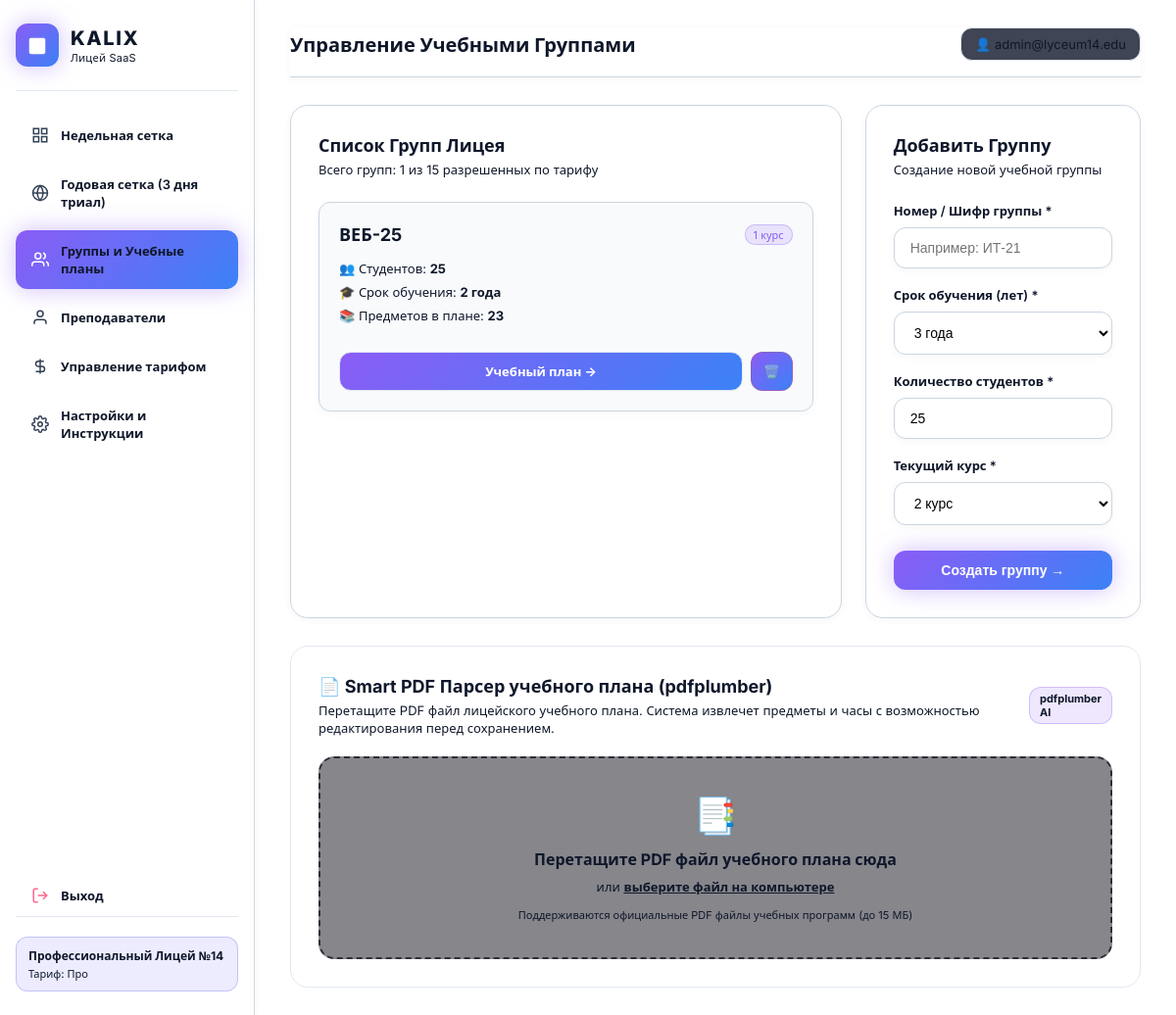
The app's page /groups (signed in) with its own data.
### core_schema.py (models this page shows, shortened)
class StudentGroup(Base):
    __tablename__ = "student_groups"
    id = Column(Integer, primary_key=True, autoincrement=True)
    lyceum_id = Column(Integer, ForeignKey("lyceums.id", ondelete="CASCADE"), nullable=False)
    name = Column(String(50), nullable=False)
    course_year = Column(Integer, default=1)
    student_count = Column(Integer, default=25)
    years_of_study = Column(Integer, default=3)
    group_number = synonym("name")
    lyceum = relationship("Lyceum", back_populates="groups")
    curriculum = relationship("SubjectCurriculum", back_populates="group", cascade="all, delete-orphan")
    assignments = relationship("ScheduleAssignment", back_populates="group", cascade="all, delete-orphan")
    @property
    def subjects(self):
        return self.curriculum

### groups.py (the view)
@groups_bp.route("/groups", methods=["GET"])
@login_required
def groups_list():
    lyceum_id = session.get("lyceum_id")
    groups = Group.query.filter_by(lyceum_id=lyceum_id).order_by(Group.group_number).all()
    return render_template("groups_list.html", groups=groups, active_page="groups")

### auth.py (called while the page is built)
def login_required(f: Callable) -> Callable:
    @wraps(f)
    def decorated_function(*args: Any, **kwargs: Any) -> Any:
        if "user_id" not in session:
            flash("Пожалуйста, войдите в систему для доступа к этой странице.", "error")
            return redirect(url_for("auth.login", next=request.url))
        return f(*args, **kwargs)
    return decorated_function

### templates/groups_list.html (shortened to what this page needs)
{% extends 'base.html' %}
{% block page_title %}Управление Учебными Группами{% endblock %}
{% block content %}
<div class="groups-layout">
  <section class="card groups-card">
    <div class="card-header">
      <h3 class="card-title">Список Групп Лицея</h3>
      <p class="card-subtitle">Всего групп: {{ groups|length }} из {{ session.get('group_limit', 5) }} разрешенных по тарифу</p>
    </div>
    {% if groups %}
      <div class="groups-grid">
        {% for g in groups %}
          <div class="group-item-card">
            <div class="group-header">
              <span class="group-number">{{ g.group_number }}</span>
              <span class="group-badge">{{ g.course_year }} курс</span>
            </div>
            <div class="group-info">
              <div>👥 Студентов: <strong>{{ g.student_count }}</strong></div>
              <div>🎓 Срок обучения: <strong>{{ g.years_of_study }} {% if g.years_of_study == 1 %}год{% elif g.years_of_study < 5 %}года{% else %}лет{% endif %}</strong></div>
              <div>📚 Предметов в плане: <strong>{{ g.subjects|length }}</strong></div>
            </div>
            <div style="display: flex; gap: 8px; margin-top: 10px;">
              <a href="/groups/{{ g.id }}" class="btn-group-detail" style="flex: 1; text-align: center;">
                Учебный план →
              </a>
              <form method="POST" action="/groups/delete/{{ g.id }}" onsubmit="return confirm('Удалить группу {{ g.name }}?');">
                <button type="submit" style="background: rgba(239, 68, 68, 0.15); color: #ef4444; border: 1px solid rgba(239, 68, 68, 0.3); border-radius: var(--radius-md); padding: 8px 12px; cursor: pointer; font-weight: 700; height: 100%;" title="Удалить группу">
                  🗑️
                </button>
              </form>
            </div>
          </div>
        {% endfor %}
      </div>
    {% else %}
      <div class="empty-state">
        <p>Учебные группы пока не добавлены. Заполните форму справа, чтобы создать первую группу.</p>
      </div>
    {% endif %}
  </section>
  <section class="card form-card">
    <div class="card-header">
      <h3 class="card-title">Добавить Группу</h3>
      <p class="card-subtitle">Создание новой учебной группы</p>
    </div>
    <form method="POST" action="/groups/add">
      <div class="form-group">
        <label class="form-label" for="group_number">Номер / Шифр группы *</label>
        <input type="text" id="group_number" name="group_number" class="form-control" placeholder="Например: ИТ-21" required>
      </div>
      <div class="form-group">
        <label class="form-label" for="years_of_study">Срок обучения (лет) *</label>
        <select id="years_of_study" name="years_of_study" class="form-control" required>
          <option value="3" selected>3 года</option>
        </select>
      </div>
      <div class="form-group">
        <label class="form-label" for="student_count">Количество студентов *</label>
        <input type="number" id="student_count" name="student_count" class="form-control" placeholder="25" min="1" max="150" value="25" required>
      </div>
      <div class="form-group">
        <label class="form-label" for="course_year">Текущий курс *</label>
        <select id="course_year" name="course_year" class="form-control" required>
          <option value="2" selected>2 курс</option>
        </select>
      </div>
      <button type="submit" class="btn-submit">Создать группу →</button>
    </form>
  </section>
</div>
<div class="card pdf-parser-card">
  <div class="card-header" style="display: flex; justify-content: space-between; align-items: center; margin-bottom: 20px;">
    <div>
      <h3 class="card-title">📄 Smart PDF Парсер учебного плана (pdfplumber)</h3>
      <p class="card-subtitle" style="margin-bottom: 0;">Перетащите PDF файл лицейского учебного плана. Система извлечет предметы и часы с возможностью редактирования перед сохранением.</p>
    </div>
    <span class="pdf-badge">pdfplumber AI</span>
  </div>
  <div id="pdfDropZone" class="pdf-drop-zone">
    <div class="drop-icon">📑</div>
    <h4 class="drop-title">Перетащите PDF файл учебного плана сюда</h4>
    <p class="drop-desc">или <span class="drop-browse" onclick="document.getElementById('pdfFileInput').click()">выберите файл на компьютере</span></p>
    <div class="drop-formats">Поддерживаются официальные PDF файлы учебных программ (до 15 МБ)</div>
  </div>
</div>
{% endblock %}

### records on screen
StudentGroup: group_number "ВЕБ-25", course_year "1", student_count "25", years_of_study "2", shows "года", subjects|length "23"

### other values on screen
{{ session.get('email', 'Пользователь') }} "admin@lyceum14.edu"
{{ groups|length }} "1"
{{ session.get('group_limit', 5) }} "15"
